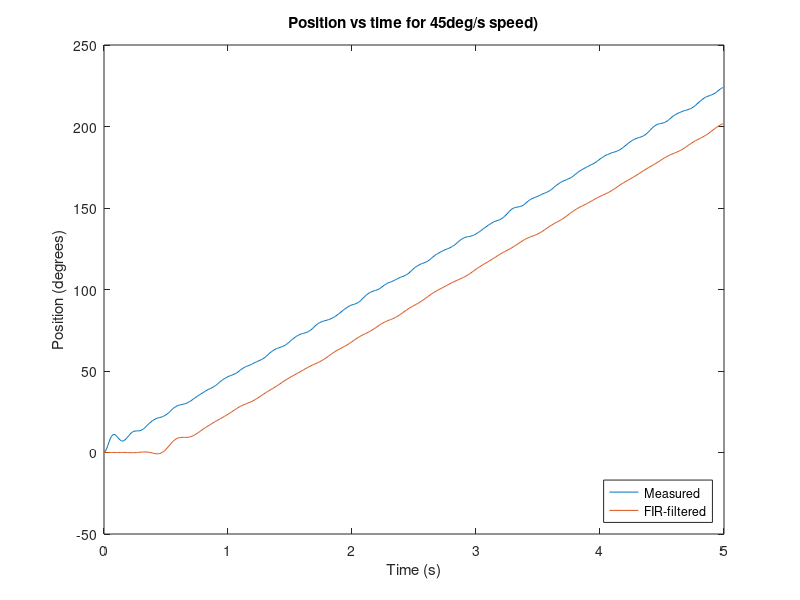
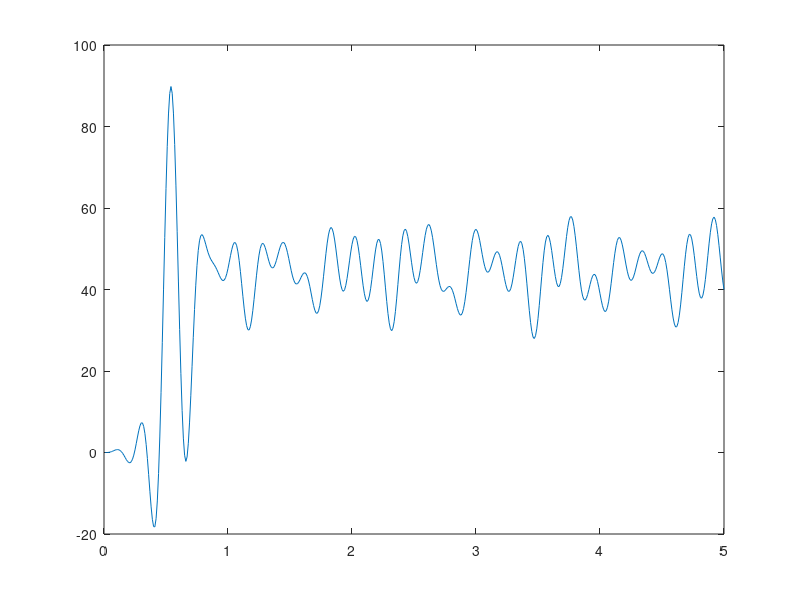
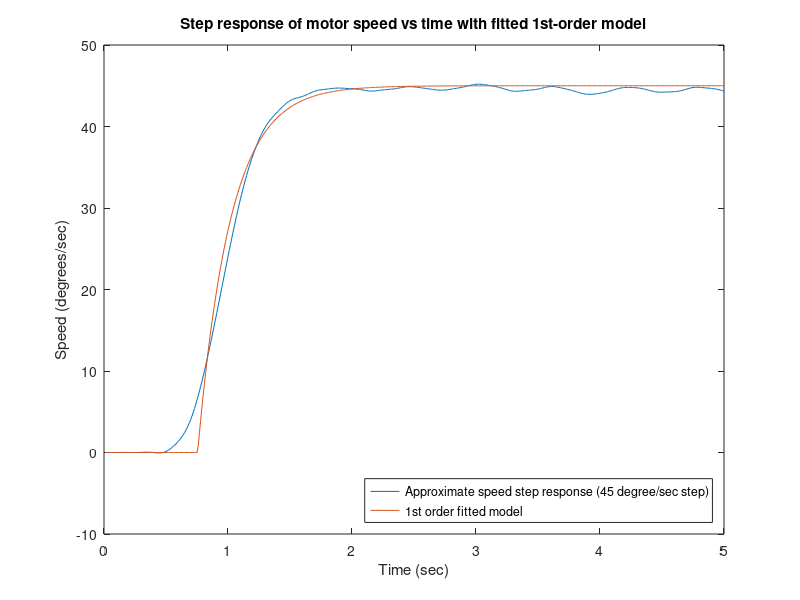
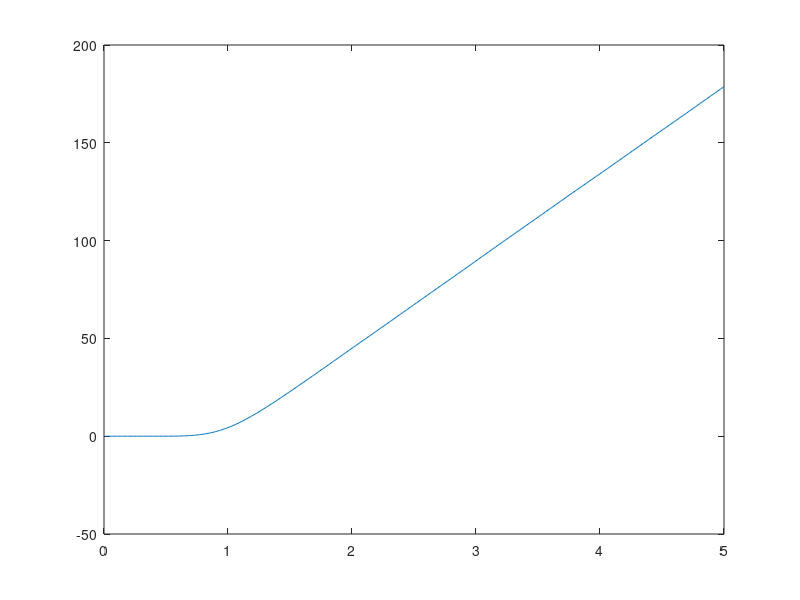

Write MATLAB code to recreate these figures, in order.

close all;
clear all;
clc;


load position.txt;
position(1) = 0; % get rid of crazy value


figure;
plot(0:0.01:4.99, position);


f = fir1(101,0.1,'low');
position = filter(f,1,position);
hold on;
plot(0:0.01:4.99, position);
xlabel('Time (s)');
ylabel('Position (degrees)');
title('Position vs time for 45deg/s speed)');
legend('Measured', 'FIR-filtered', 'location', 'southeast');
hold off;

speed = [];

for i=2:500
    speed(i) = (position(i) - position(i - 1)) / 0.01;
end

figure;
plot(0.01:0.01:5, speed);

figure;
f2 = fir1(101, 0.01, 'low');
filterspeed = filter(f2,1,speed);
plot(0.01:0.01:5, filterspeed);

u = zeros(1,length(filterspeed));
start_val = 75;
u(1:start_val) = 0;
u((start_val + 1):end) = 45;

sigma = 3.8;
G = tf([sigma],[1 sigma]);
[y,t] = lsim(G, u, 0.01:0.01:5);
hold on;
plot(t,y);
xlabel('Time (sec)');
ylabel('Speed (degrees/sec)');
title('Step response of motor speed vs time with fitted 1st-order model');
legend('Approximate speed step response (45 degree/sec step)', '1st order fitted model', 'location', 'southeast');

hold off;


figure;
for i=1:500
calcpos(i) = 0.01*sum(filterspeed(1:i));
end
plot(0.01:0.01:5, calcpos);
